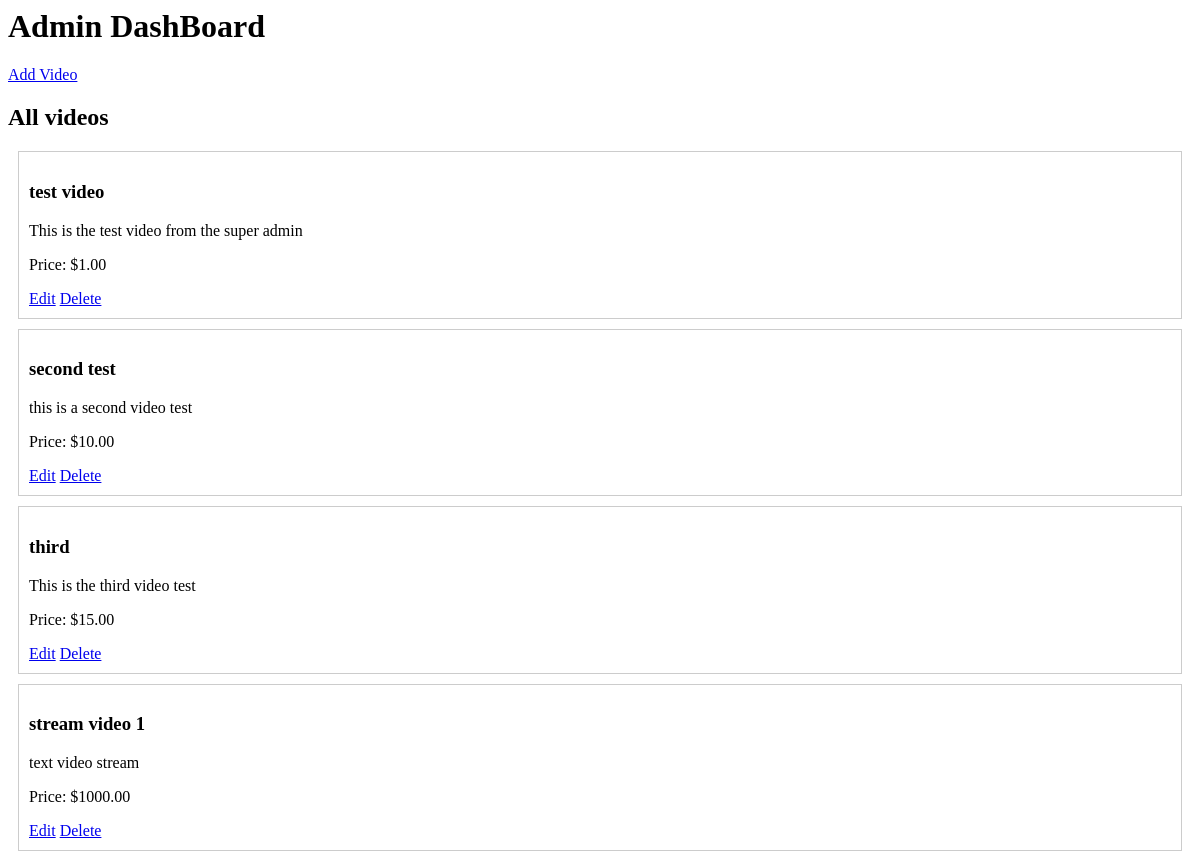
Page /dashboard/ (signed in) on the earlier database version.
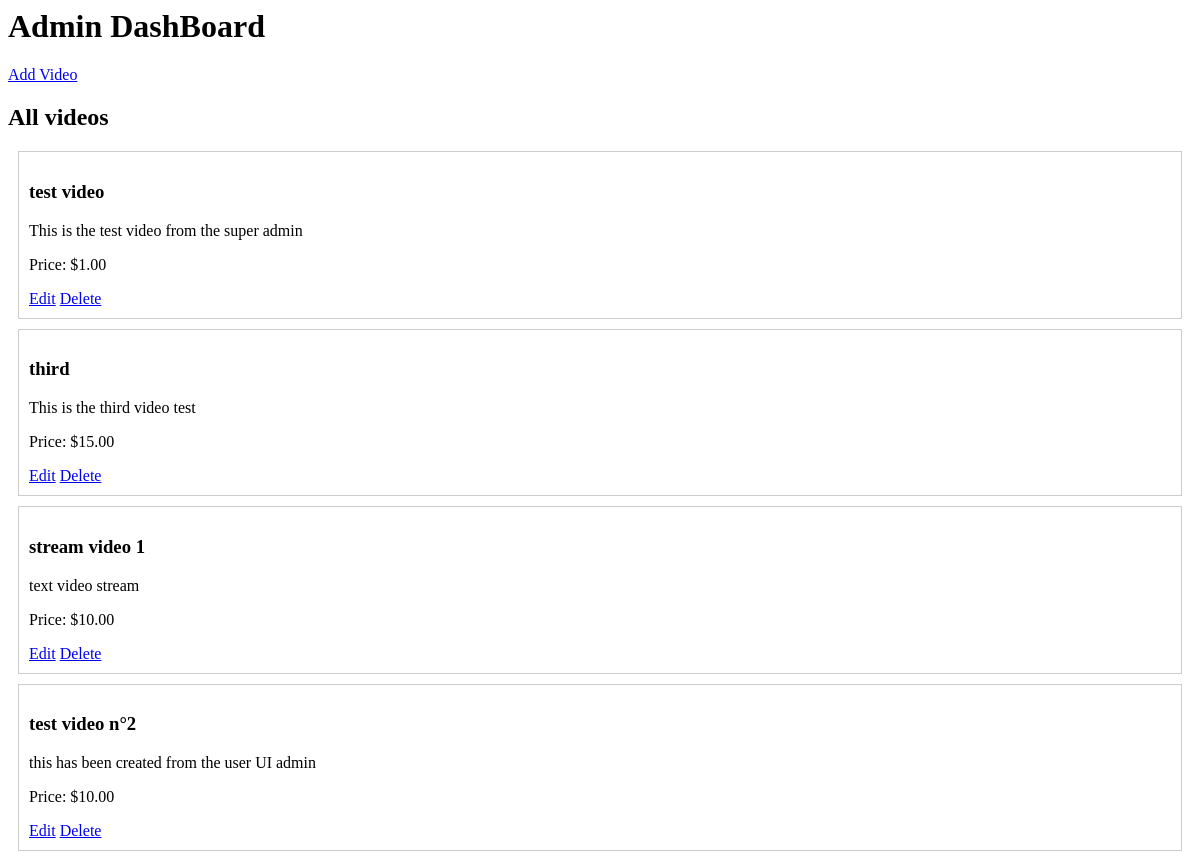
Same page on the later database version.
### videos/models.py (models this page shows, shortened)
class Video(models.Model):
    title = models.CharField(max_length=255)
    description = models.TextField()
    video_file = models.FileField(upload_to='protected_video/')
    preview_duration = models.IntegerField(default=10)
    price = models.DecimalField(max_digits = 6, decimal_places=2)

### videos/views.py (the view)
# urls.py: path('dashboard/', views.admin_dashboard, name='admin_dashboard'),
@staff_member_required  # this makes only users with 'is_staff=True' can access, others get redirected to login
def admin_dashboard(request):
    videos = Video.objects.all()
    return render(request, 'videos/admin_dashboard.html', { 'videos': videos})

### videos/templates/videos/admin_dashboard.html
<h1>Admin DashBoard</h1>
<a href="/dashboard/create/">Add Video</a>
<h2>All videos</h2>
{% for video in videos %}
    <div style="border: 1px solid #ccc; padding: 10px; margin: 10px;">
    <h3>{{ video.title }}</h3>
    <p>{{ video.description }}</p>
    <p>Price: ${{ video.price }}</p>
    <a href="/dashboard/edit/{{ video.id }}">Edit</a>
    <a href="/dashboard/delete/{{ video.id }}">Delete</a>
</div>
{% empty %}
 <p>No videos yet</p>
{% endfor %}

Differences in the rows shown:
removed Video: title "second test", description "this is a second video test", price "10.00"
changed Video "stream video 1": price "1000.00" → "10.00"
added Video: title "test video n°2", description "this has been created from the user UI admin", price "10.00"
